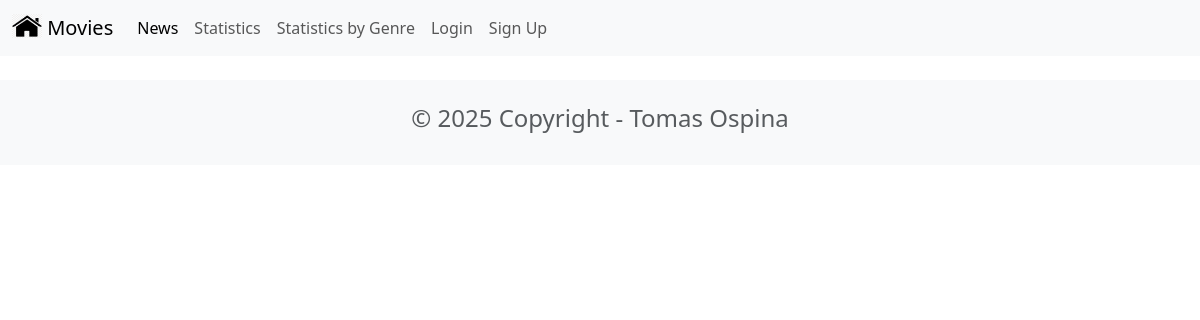
The page /news/ on the database as committed earlier.
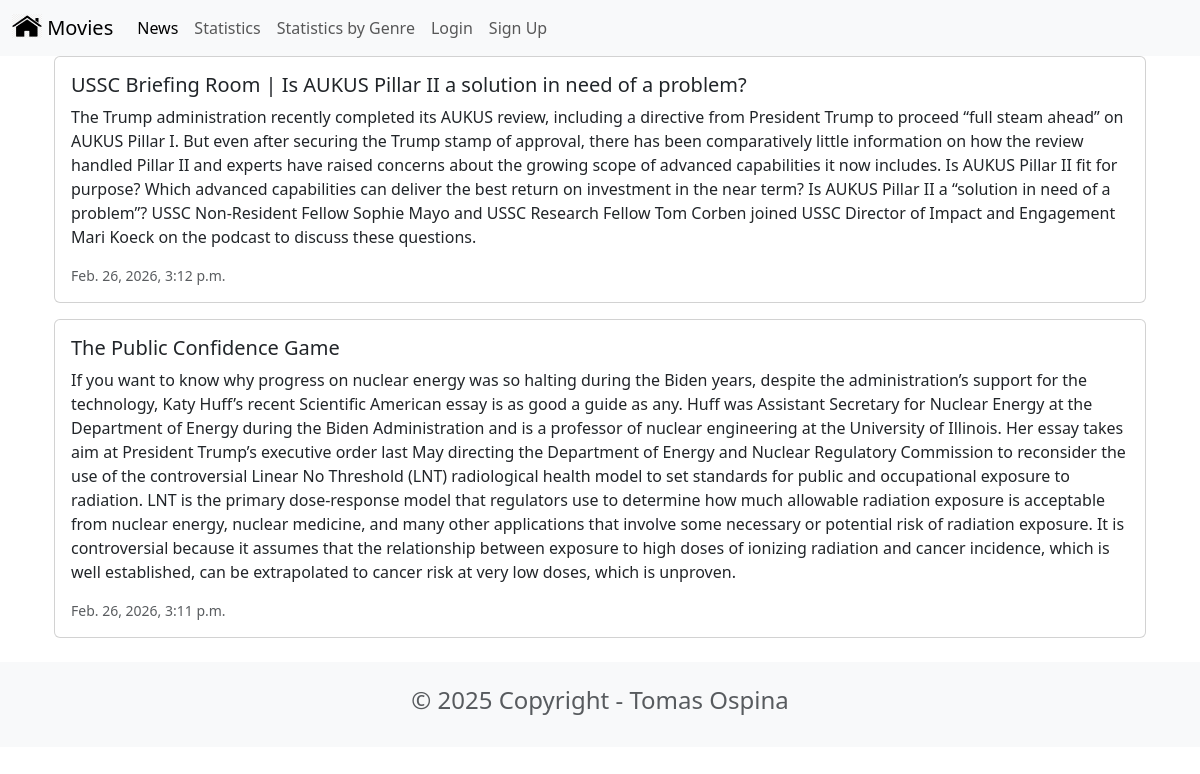
The same page on the database as committed later.
### news/models.py (models this page shows, shortened)
class News(models.Model):
    headline = models.CharField(max_length=200)
    body = models.TextField()
    date = models.DateTimeField()

### news/views.py (the view)
# urls.py: path("news/", include("news.urls")),
def news(request):
    newss = News.objects.all().order_by("-date")
    return render(request, "news.html", {"newss": newss})

### news/templates/news.html
{% extends 'base.html' %}
{% block content %}
<div class="container">
    {% for news in newss %}
    <div class="card mb-3">
        <div class="row g-0">
            <div class="col-md-12">
                <div class ="card-body">
                    <h5 class="card-title">{{ news.headline }}</h5>
                    <p class="card-text">{{ news.body }}</p>
                    <p class="card-text"><small class="text-muted">{{ news.date }}</small></p>
                </div>
            </div>
        </div>
    </div>
    {% endfor %}
</div>
{% endblock content %}

### moviereviewsproject/templates/base.html (shortened to what this page needs)
<head>
    <link href="https://cdn.jsdelivr.net/npm/bootstrap@5.3.8/dist/css/bootstrap.min.css" rel="stylesheet">
</head>
<nav class="navbar navbar-expand-lg bg-body-tertiary">
    <div class="container-fluid">
        <a class="navbar-brand" href="{% url 'home' %}">
            {% load static %}
            <img src="{% static 'images/home.png' %}" alt="" width="30" height="24" class="d-inline-block align-text-top">
            Movies
        </a>
        <div class="collapse navbar-collapse" id="navbarSupportedContent">
            <ul class="navbar-nav me-auto mb-2 mb-lg-0">
                <li class="nav-item">
                    <a class="nav-link active" aria-current="page" href="{% url 'news' %}">News</a>
                </li>
                <li class="nav-item">
                    <a class="nav-link" href="{% url 'statistics' %}">Statistics</a>
                </li>
                <li class="nav-item">
                    <a class="nav-link" href="{% url 'statistics_genre' %}">Statistics by Genre</a>
                </li>
                <li class="nav-item">
                    <a class="nav-link" href="#">Login</a>
                </li>
                <li class="nav-item">
                    <a class="nav-link" href="#">Sign Up</a>
                </li>
            </ul>
        </div>
    </div>
</nav>
<div class="container">
    {% block content %}
    {% endblock content %}
</div>
<footer class="text-center text-lg-start bg-light text-muted mt-4">
    <div class="container">
        <div class="row">
            <div class="text-center p-4">
                <h4>© 2025 Copyright - Tomas Ospina</h4>
            </div>
        </div>
    </div>
</footer>

Rows that differ between the two databases and show on the page:
added News: headline "USSC Briefing Room | Is AUKUS Pillar II a solution in need of a problem?", body "The Trump administration recently completed its AUKUS review, including a directive from President Trump to proceed “full steam ahead” on AUKUS Pillar I. But even after securing the Trump stamp of approval, there has been comparatively little information on how the review handled Pillar II and experts have raised concerns about the growing scope of advanced capabilities it now includes. Is AUKUS Pillar II fit for purpose? Which advanced capabilities can deliver the best return on investment in the near term? Is AUKUS Pillar II a “solution in need of a problem”? USSC Non-Resident Fellow Sophie Mayo and USSC Research Fellow Tom Corben joined USSC Director of Impact and Engagement Mari Koeck…", date "Feb. 26, 2026, 3:12 p.m."
added News: headline "The Public Confidence Game", body "If you want to know why progress on nuclear energy was so halting during the Biden years, despite the administration’s support for the technology, Katy Huff’s recent Scientific American essay is as good a guide as any. Huff was Assistant Secretary for Nuclear Energy at the Department of Energy during the Biden Administration and is a professor of nuclear engineering at the University of Illinois. Her essay takes aim at President Trump’s executive order last May directing the Department of Energy and Nuclear Regulatory Commission to reconsider the use of the controversial Linear No Threshold (LNT) radiological health model to set standards for public and occupational exposure to radiation.…", date "Feb. 26, 2026, 3:11 p.m."
